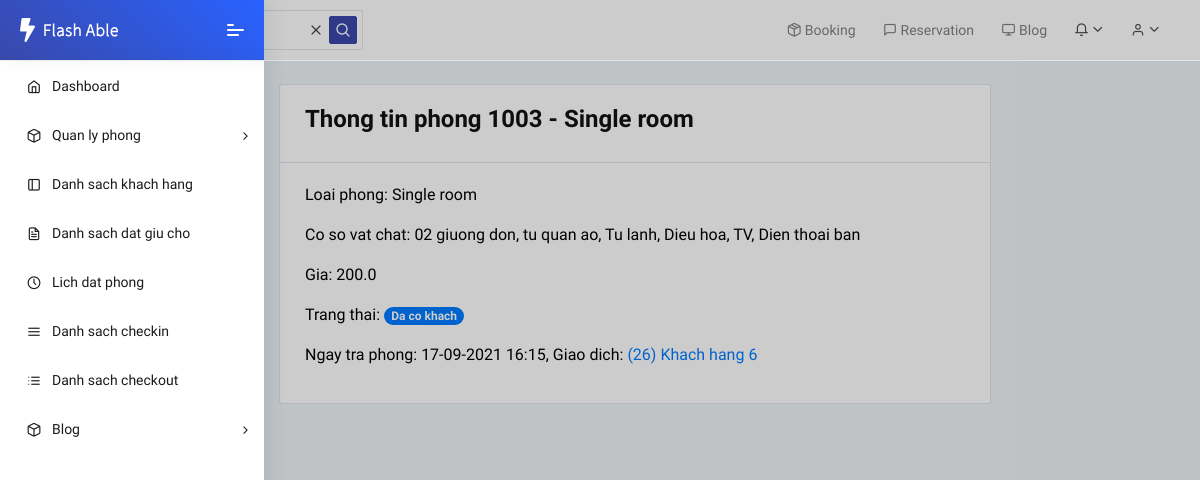
Screenshot of /rooms/1003 (signed in) with the database file from the repository.
### room/models.py (models this page shows, shortened)
class Room(models.Model):
    room_number = models.CharField('So phong', primary_key=True, max_length=30, error_messages={'unique':"Phong da ton tai"})
    room_type = models.ForeignKey(RoomType, on_delete=models.SET_NULL, null=True, verbose_name="Loai phong")
    maintenance = models.BooleanField(default=False, verbose_name='Bao tri')
    availability = models.BooleanField(default=True, verbose_name='Co the su dung')
    class Meta:
        permissions = (("can_mark_returned", "Set book as returned"),)
    def __str__(self):
        return f'{self.room_number} - {self.room_type}'

class RoomType(models.Model):
    type = models.CharField('Loai phong', max_length=50, unique=True, error_messages={'unique':"Loai phong da ton tai"})
    facility = models.ManyToManyField(Facility, verbose_name='Co so vat chat')
    description = models.CharField('Mo ta', max_length=1000, null=True, blank=True)
    price = models.FloatField('Gia phong')
    class Meta:
        ordering = ['price']
    def __str__(self):
        return self.type

class Facility(models.Model):
    facility_type = models.CharField('Co so vat chat', max_length=50, unique=True, error_messages={'unique':"truong thong tin da ton tai"})
    def __str__(self):
        return self.facility_type

### booking/models.py (models this page shows, shortened)
class CheckIn(models.Model):
    id = models.CharField(max_length=50, primary_key=True, blank=True, editable=False)
    booking = models.OneToOneField(Booking, on_delete=models.CASCADE, null=True)
    rooms = models.ManyToManyField(Room, verbose_name='Phong thue')
    services = models.ManyToManyField(Service, verbose_name='Dich vu')
    departure_date_time = models.DateTimeField(default=timezone.now, verbose_name='Ngay du tra phong')
    user = models.ForeignKey(User, on_delete=models.SET_NULL, null=True, verbose_name='Nguoi checkin')
    checkin_time = models.DateTimeField(auto_now_add=True, verbose_name='Thoi gian check in')
    initial_amount = models.PositiveSmallIntegerField(default=0, editable=False, verbose_name='Tien/ngay')
    updated_at = models.DateTimeField(auto_now=True, verbose_name='cap nhat luc')
    class Meta:
        ordering = ['-checkin_time']
    def __str__(self):
        return f'({self.id}) {self.booking.customer.customer_name}'

class Booking(models.Model):
    booking_type = models.ForeignKey(BookingType, on_delete=models.SET_NULL, null=True)
    customer = models.ForeignKey(Customer, on_delete=models.CASCADE)
    user = models.ForeignKey(User, on_delete=models.SET_NULL, null=True, verbose_name='Nguoi thuc hien')
    no_of_adults = models.PositiveSmallIntegerField(default=1, verbose_name='So nguoi lon')
    no_of_children = models.PositiveSmallIntegerField(default=0, verbose_name='So tre em')
    booking_date_time = models.DateTimeField(default=timezone.now, verbose_name='Ngay dat phong')
    arrival_date_time = models.DateTimeField(default=timezone.now, verbose_name='Ngay den')
    departure_date_time = models.DateTimeField(default=timezone.now, verbose_name='Ngay du kien di')
    description = models.CharField("Yeu cau cua khach hang", max_length=3000, null=True, blank=True)
    updated_at = models.DateTimeField(auto_now=True, verbose_name='cap nhat luc')
    canceled = models.BooleanField(default=False, verbose_name='Huy dat truoc', blank=True, null=True)
    class Meta:
        ordering = ['arrival_date_time', 'booking_date_time']

### customer/models.py (models this page shows, shortened)
class Customer(models.Model):
    customer_name = models.CharField("Ten khach hang", max_length=100)
    customer_dob = models.DateTimeField("Ngay sinh", default=timezone.now)
    customer_adress = models.CharField('Dia chi', max_length=400, blank=True, null=True)
    phone_regex = RegexValidator(regex=r'^\+?\d{8,11}$', message="Nhap so dien thoai theo dinh dang: 0123456789")
    customer_phone = models.CharField('So dien thoai', validators=[phone_regex], max_length=13, blank=True)
    customer_email = models.EmailField("Email")
    create_at = models.DateTimeField(auto_now_add=True, verbose_name='Ngay tao')
    class Meta:
        ordering = ['customer_name']

### room/views.py (the view)
# urls.py: path('<slug:pk>', views.RoomDetailView.as_view(), name='room_detail'),
class RoomDetailView(LoginRequiredMixin, PermissionRequiredMixin, DetailView):
    permission_required = 'room.view_room'
    model = Room
    template_name = 'room_detail.html'
    def get_context_data(self, **kwargs):
        context = super().get_context_data(**kwargs)
        context['current_checkin'] = CheckIn.objects.filter(checkout=None)
        return context

### room/templates/room_detail.html
{% extends "base.html" %}
{% block content %}
    <div class="row">
        <div class="col-sm-8 mx-auto">
            <div class="card">
                <div class="card-header">
                    <h3>Thong tin phong {{ room }}</h3>
                </div>
                <div class="card-body">
                    <p>Loai phong: {{ room.room_type }}</p>
                    <p>Co so vat chat: {{ room.room_type.facility.all|join:', ' }}</p>
                    <p>Gia: {{ room.room_type.price }}</p>
                    <p>Trang thai: {% if room.maintenance %}<span class="badge badge-pill badge-dark">Dang bao tri</span>
                                {% elif room.maintenance == False and room.availability == True %}<span class="badge badge-pill badge-success">San sang su dung</span>
                                {% else %}<span class="badge badge-pill badge-primary">Da co khach</span>
                                {% endif %}</p>
                    <p>Ngay tra phong:
                        {% for checkin in current_checkin %}
                            {% if room in checkin.rooms.all %}
                                {{ checkin.departure_date_time|date:"d-m-Y G:i" }}, Giao dich: <a href="{% url 'checkin_detail' checkin.id %}">{{ checkin }}</a>
                            {% endif %}
                        {% endfor %}
                    </p>
                </div>
            </div>
        </div>
    </div>
{% endblock %}

### templates/base.html (style rules this page uses)
.pcoded-main-container p { color:black; font-size: 1rem; }

### rows the page displays
Room: room_number+room_type "1003 - Single room", room_type "Single room", room_type.facility.all "02 giuong don, tu quan ao, Tu lanh, Dieu hoa, TV, Dien thoai ban", room_type.price "200.0"
CheckIn: departure_date_time "17-09-2021 16:15", id+booking "(26) Khach hang 6"
